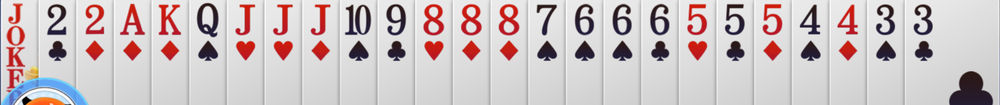
#> input picture screenshots/hand_005.png, 1000 x 105 px, shrunk from 2051 x 215 before the run; its folder holds only this picture in this run
$ python prepare_dataset.py
#> lines starting #> are read from the running program, lines starting #| are printed output that depends on the picture; after the words box and inside, x2 and y2 are one past the last pixel; in counts of white or black regions, pixels touching at a corner belong together
#!/usr/bin/env python3
"""
半自动数据集准备脚本
1. 读取 screenshots/ 下的手牌截图
2. 自动分割并裁剪单张牌到 dataset/crops_raw/
3. 保存元数据到 dataset/crops_meta.json

下一步：用户手动把 crops_raw/ 下的图按类别拖进 dataset/by_class/ 对应文件夹
"""

import os
import json
import cv2
import numpy as np
from glob import glob


def split_cards(hand_img: np.ndarray, y_limit: float = 0.50) -> list:
    """从手牌图中分割出每张牌的区域（简化版，不依赖 ddz.py）"""
    if hand_img.size == 0:
        return []

    h_total, w_total = hand_img.shape[:2]

    # 双通道文字检测：HSV 抓红色数字 + 灰度自适应阈值抓黑字
    hsv = cv2.cvtColor(hand_img, cv2.COLOR_BGR2HSV)
    red1 = cv2.inRange(hsv, np.array([0, 80, 50]), np.array([10, 255, 255]))
    red2 = cv2.inRange(hsv, np.array([170, 80, 50]), np.array([180, 255, 255]))
    red_mask = cv2.bitwise_or(red1, red2)

    gray = cv2.cvtColor(hand_img, cv2.COLOR_BGR2GRAY)
    black_mask = cv2.adaptiveThreshold(gray, 255, cv2.ADAPTIVE_THRESH_GAUSSIAN_C,
                                       cv2.THRESH_BINARY_INV, 11, 2)

    combined_mask = cv2.bitwise_or(red_mask, black_mask)
    kernel_open = np.ones((2, 2), np.uint8)
    inv_mask = cv2.morphologyEx(combined_mask, cv2.MORPH_OPEN, kernel_open)

    contours, _ = cv2.findContours(inv_mask, cv2.RETR_EXTERNAL, cv2.CHAIN_APPROX_SIMPLE)

    text_boxes = []
    for cnt in contours:
        x, y, w, h = cv2.boundingRect(cnt)
        area = w * h
        if 4 <= w <= 50 and 8 <= h <= 60 and area >= 20 and y < h_total * y_limit:
            cx = x + w // 2
            text_boxes.append((cx, x, y, w, h))

    if not text_boxes:
        return []

    text_boxes.sort(key=lambda b: b[0])
    GAP_THRESHOLD = 22

    groups = [[text_boxes[0]]]
    for box in text_boxes[1:]:
        if box[0] - groups[-1][-1][0] > GAP_THRESHOLD:
            groups.append([box])
        else:
            groups[-1].append(box)

    cards = []
    for group in groups:
        min_text_x = min(b[1] for b in group)
        x1 = max(0, min_text_x - 5)
        x2 = min(w_total, x1 + 78)
        cw = x2 - x1
        if cw > 25:
            cards.append((x1, 0, cw, h_total))

    return cards


def main():
    os.makedirs("dataset/crops_raw", exist_ok=True)
    os.makedirs("screenshots", exist_ok=True)

    screenshots = glob("screenshots/*.png") + glob("screenshots/*.jpg") + glob("screenshots/*.jpeg")
    if not screenshots:
        print("[提示] screenshots/ 目录下未找到截图")
        print("请先运行 ddz.py 保存手牌截图，或手动把截图放到 screenshots/ 目录")
        print("截图命名建议: hand_001.png, hand_002.png ...")
        return

    meta = {}
    total_crops = 0

    for img_path in screenshots:
        img_name = os.path.splitext(os.path.basename(img_path))[0]
        img = cv2.imread(img_path)
#> img is the input picture: shape (105, 1000, 3); mean B, G, R 195.2, 194, 205.1
        if img is None:
            print(f"[跳过] 无法读取: {img_path}")
            continue

        h, w = img.shape[:2]
#> h = 105; w = 1000
        cards = split_cards(img, y_limit=0.5)
#> in split_cards, `hsv = cv2.cvtColor(hand_img, cv2.COLOR_BGR2HSV)`: hsv: shape (105, 1000, 3); mean H, S, V 19.8, 22.6, 207
#> in split_cards, `red1 = cv2.inRange(hsv, np.array([0, 80, 50]), np.array([10, 255, 255]))`:
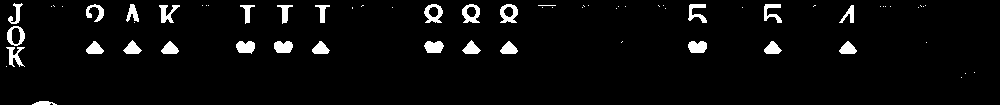
#> red1: shape (105, 1000); 4.3% white; 66 white regions (38 under 20 px), largest, box (x1, y1, x2, y2) and area: (500, 4, 518, 23) 203, (424, 4, 443, 23) 201, (462, 4, 480, 23) 201
#> in split_cards, `red2 = cv2.inRange(hsv, np.array([170, 80, 50]), np.array([180, 255, 2..`: red2: shape (105, 1000); 2.1% white; 38 white regions (12 under 20 px), largest, box (x1, y1, x2, y2) and area: (120, 21, 145, 35) 160, (7, 69, 23, 89) 158, (499, 22, 519, 35) 134
#> in split_cards, `red_mask = cv2.bitwise_or(red1, red2)`: red_mask: shape (105, 1000); 6.4% white; 72 white regions (43 under 20 px), largest, box (x1, y1, x2, y2) and area: (499, 4, 519, 35) 337, (461, 4, 482, 35) 334, (423, 4, 444, 35) 332
#> in split_cards, `gray = cv2.cvtColor(hand_img, cv2.COLOR_BGR2GRAY)`:
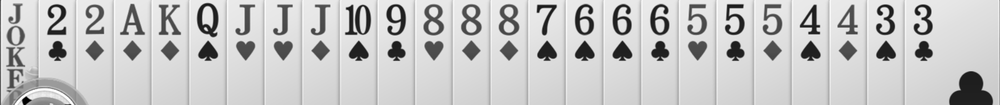
#> gray: shape (105, 1000); min 0, max 255, mean 197.2
#> in split_cards, `black_mask = cv2.adaptiveThreshold(gray, 255, cv2.ADAPTIVE_THRESH_GAUS..`: black_mask: shape (105, 1000); 19% white; 90 white regions (6 under 20 px), largest, box (x1, y1, x2, y2) and area: (9, 78, 88, 105) 646, (949, 71, 993, 105) 398, (197, 3, 218, 37) 359
#> in split_cards, `combined_mask = cv2.bitwise_or(red_mask, black_mask)`:
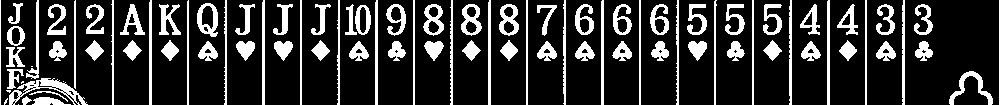
#> combined_mask: shape (105, 1000); 19.5% white; 90 white regions (6 under 20 px), largest, box (x1, y1, x2, y2) and area: (9, 78, 88, 105) 646, (949, 71, 993, 105) 398, (197, 3, 218, 37) 359
#> in split_cards, `inv_mask = cv2.morphologyEx(combined_mask, cv2.MORPH_OPEN, kernel_open)`:
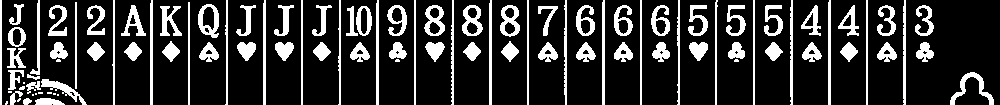
#> inv_mask: shape (105, 1000); 19.2% white; 99 white regions (14 under 20 px)
#> in split_cards, `contours, _ = cv2.findContours(inv_mask, cv2.RETR_EXTERNAL, cv2.CHAIN_..`: contours = 99 contours, 14 with area under 20; largest, box (x1, y1, x2, y2) and area: (198, 4, 219, 38) 522, (462, 5, 483, 36) 458, (424, 5, 445, 36) 454, (500, 5, 520, 37) 453, (356, 6, 372, 36) 351
#> the loop in split_cards, `for cnt in contours:` made 99 passes
#> (x, y, w, h, area, cx) on passes 23 to 34: (7, 48, 19, 20, 380, 16), (916, 42, 18, 20, 360, 925), (877, 42, 20, 20, 400, 887), (840, 42, 18, 20, 360, 849), (802, 42, 20, 20, 400, 812), (765, 42, 18, 19, 342, 774), (728, 42, 17, 17, 289, 736), (689, 42, 19, 19, 361, 698), (652, 42, 18, 20, 360, 661), (614, 42, 19, 20, 380, 623), (576, 42, 20, 20, 400, 586), (538, 42, 20, 20, 400, 548)
#> (x, y, w, h, area) on passes 2, 3, 11, 13, 15, 16: (35, 98, 30, 7, 210), (23, 98, 9, 7, 63), (10, 91, 13, 14, 182), (19, 86, 6, 4, 24), (26, 81, 15, 13, 195), (41, 79, 46, 26, 1196)
#> after the loop in split_cards, `for cnt in contours:`: text_boxes = 52 items, first 6: (16, 7, 48, 19, 20), (925, 916, 42, 18, 20), (887, 877, 42, 20, 20), (849, 840, 42, 18, 20), (812, 802, 42, 20, 20), (774, 765, 42, 18, 19)
#> in split_cards, `groups = [[text_boxes[0]]]`: groups = [[(16, 7, 48, 19, 20)]]
#> the loop in split_cards, `for box in text_boxes[1:]:` made 51 passes
#> box on passes 1 to 12: (16, 9, 4, 15, 21), (17, 8, 27, 18, 20), (57, 48, 5, 19, 31), (59, 50, 42, 18, 17), (96, 87, 42, 18, 19), (96, 87, 5, 18, 30), (133, 124, 42, 18, 19), (133, 121, 5, 25, 31), (171, 162, 41, 18, 21), (171, 160, 6, 22, 30), (208, 198, 4, 21, 34), (209, 199, 42, 20, 20)
#> after the loop in split_cards, `for box in text_boxes[1:]:`: groups = 25 items
#> the loop in split_cards, `for group in groups:` made 25 passes
#> (group, min_text_x, x1, x2) on passes 2, 3, 4, 5, 6, 7, 8, 9, 11, 12: ([(57, 48, 5, 19, 31), (59, 50, 42, 18, 17)], 48, 43, 121), ([(96, 87, 42, 18, 19), (96, 87, 5, 18, 30)], 87, 82, 160), ([(133, 124, 42, 18, 19), (133, 121, 5, 25, 31)], 121, 116, 194), ([(171, 162, 41, 18, 21), (171, 160, 6, 22, 30)], 160, 155, 233), ([(208, 198, 4, 21, 34), (209, 199, 42, 20, 20)], 198, 193, 271), ([(246, 237, 42, 19, 19), (246, 236, 5, 20, 31)], 236, 231, 309), ([(284, 275, 42, 19, 19), (284, 274, 5, 20, 31)], 274, 269, 347), ([(322, 313, 42, 18, 19), (322, 312, 5, 20, 31)], 312, 307, 385), ([(397, 387, 5, 20, 31), (398, 389, 42, 18, 17)], 387, 382, 460), ([(434, 424, 5, 21, 31), (435, 425, 42, 20, 20)], 424, 419, 497)
#> (min_text_x, x1, x2) on passes 1, 10: (7, 2, 80), (346, 341, 419)
#> after the loop in split_cards, `for group in groups:`: cards = 25 items, first 6: (2, 0, 78, 105), (43, 0, 78, 105), (82, 0, 78, 105), (116, 0, 78, 105), (155, 0, 78, 105), (193, 0, 78, 105)

        print(f"[{img_name}] 原图 {w}x{h}，分割出 {len(cards)} 张牌")
#| [hand_005] 原图 1000x105，分割出 25 张牌

        for i, (x, y, cw, ch) in enumerate(cards):
            crop = img[y:y+ch, x:x+cw]
            crop_name = f"{img_name}_{i:02d}.png"
            crop_path = os.path.join("dataset/crops_raw", crop_name)
            cv2.imwrite(crop_path, crop)

            meta[crop_name] = {
                "source": img_path,
                "x": int(x), "y": int(y),
                "w": int(cw), "h": int(ch),
                "img_w": int(w), "img_h": int(h)
            }
            total_crops += 1
#> this loop made 25 passes
#> (x, crop_name) on passes 1 to 12: (2, 'hand_005_00.png'), (43, 'hand_005_01.png'), (82, 'hand_005_02.png'), (116, 'hand_005_03.png'), (155, 'hand_005_04.png'), (193, 'hand_005_05.png'), (231, 'hand_005_06.png'), (269, 'hand_005_07.png'), (307, 'hand_005_08.png'), (341, 'hand_005_09.png'), (382, 'hand_005_10.png'), (419, 'hand_005_11.png')
#> pass 1, in main, `crop = img[y:y+ch, x:x+cw]`:
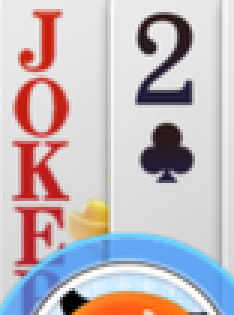
#> crop: shape (105, 78, 3) (shown 3 times larger); mean B, G, R 190.5, 185.9, 195.4
#> pass 2, in main, `crop = img[y:y+ch, x:x+cw]`:
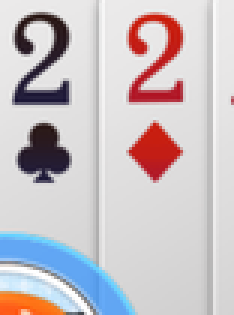
#> crop: shape (105, 78, 3) (shown 3 times larger); mean B, G, R 197.9, 194.1, 201.5
#> pass 3, in main, `crop = img[y:y+ch, x:x+cw]`:
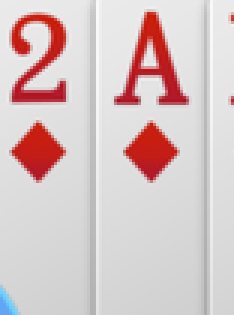
#> crop: shape (105, 78, 3) (shown 3 times larger); mean B, G, R 198, 197.9, 216.3
#> after the loop, meta = 25 items; total_crops = 25

    with open("dataset/crops_meta.json", "w", encoding="utf-8") as f:
        json.dump(meta, f, ensure_ascii=False, indent=2)

    print(f"\n✅ 完成！共裁剪 {total_crops} 张牌到 dataset/crops_raw/")
#| ✅ 完成！共裁剪 25 张牌到 dataset/crops_raw/
    print("\n下一步操作：")
    print("1. 打开 dataset/crops_raw/ 文件夹")
    print("2. 逐张查看裁剪图，把它们拖进 dataset/by_class/ 下的对应类别文件夹")
    print("   可用类别: 3, 4, 5, 6, 7, 8, 9, 10, J, Q, K, A, 2, SJ(小王), BJ(大王)")
    print("3. 分完后运行: python generate_yolo_labels.py")


if __name__ == "__main__":
    main()

$ run again, on screenshots/hand_010.png
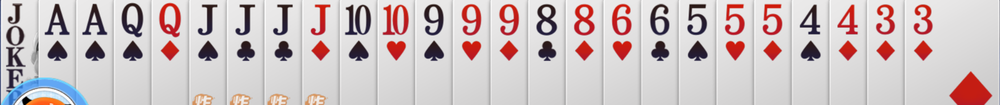
#> input picture screenshots/hand_010.png, 1000 x 105 px, shrunk from 2051 x 215 before the run
#> in main, img is the input picture: shape (105, 1000, 3); mean B, G, R 194.7, 193.6, 205.4
#> hsv: shape (105, 1000, 3); mean H, S, V 19.6, 23.6, 207.4
#> in split_cards, `red1 = cv2.inRange(hsv, np.array([0, 80, 50]), np.array([10, 255, 255]))`:
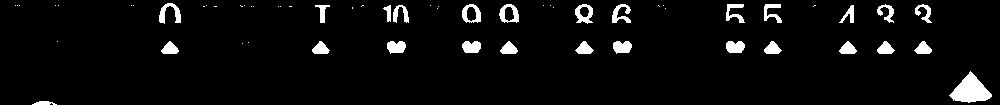
#> red1: shape (105, 1000); 4.7% white; 59 white regions (32 under 20 px), largest, box (x1, y1, x2, y2) and area: (949, 71, 992, 103) 756, (159, 3, 181, 24) 213, (575, 4, 593, 24) 203
#> red2: shape (105, 1000); 2% white; 35 white regions (10 under 20 px), largest, box (x1, y1, x2, y2) and area: (383, 21, 408, 35) 175, (160, 23, 180, 37) 171, (574, 23, 595, 35) 132
#> red_mask: shape (105, 1000); 6.8% white; 62 white regions (36 under 20 px), largest, box (x1, y1, x2, y2) and area: (949, 71, 992, 105) 865, (383, 5, 409, 35) 398, (159, 3, 181, 37) 384
#> black_mask: shape (105, 1000); 19.6% white; 98 white regions (9 under 20 px), largest, box (x1, y1, x2, y2) and area: (8, 78, 88, 105) 637, (122, 3, 143, 37) 363, (949, 71, 992, 105) 356
#> combined_mask: shape (105, 1000); 20.5% white; 97 white regions (9 under 20 px), largest, box (x1, y1, x2, y2) and area: (949, 71, 992, 105) 865, (8, 78, 88, 105) 637, (382, 4, 409, 35) 404
#> inv_mask: shape (105, 1000); 20.1% white; 115 white regions (22 under 20 px)
#> contours = 115 contours, 25 with area under 20; largest, box (x1, y1, x2, y2) and area: (951, 73, 993, 105) 788, (160, 4, 182, 38) 530, (123, 4, 144, 38) 522, (384, 6, 410, 36) 472, (575, 5, 596, 36) 458
#> the loop in split_cards, `for cnt in contours:` made 115 passes
#> (x, y, w, h, area, cx) on passes 38 to 45: (15, 48, 12, 20, 240, 21), (7, 48, 9, 20, 180, 11), (915, 42, 18, 19, 342, 924), (878, 42, 18, 19, 342, 887), (840, 42, 18, 20, 360, 849), (802, 42, 20, 20, 400, 812), (765, 42, 18, 19, 342, 774), (727, 42, 19, 19, 361, 736)
#> after the loop in split_cards, `for cnt in contours:`: text_boxes = 53 items, first 6: (21, 15, 48, 12, 20), (11, 7, 48, 9, 20), (924, 915, 42, 18, 19), (887, 878, 42, 18, 19), (849, 840, 42, 18, 20), (812, 802, 42, 20, 20)
#> in split_cards, `groups = [[text_boxes[0]]]`: groups = [[(11, 7, 48, 9, 20)]]
#> the loop in split_cards, `for box in text_boxes[1:]:` made 52 passes
#> box on passes 1 to 8: (16, 7, 27, 18, 20), (16, 9, 4, 14, 21), (21, 15, 48, 12, 20), (58, 49, 42, 19, 20), (58, 46, 5, 25, 31), (95, 83, 5, 25, 31), (96, 86, 42, 20, 20), (133, 123, 4, 21, 34)
#> after the loop in split_cards, `for box in text_boxes[1:]:`: groups = 25 items
#> the loop in split_cards, `for group in groups:` made 25 passes
#> (group, min_text_x, x1, x2) on passes 2 to 8: ([(58, 49, 42, 19, 20), (58, 46, 5, 25, 31)], 46, 41, 119), ([(95, 83, 5, 25, 31), (96, 86, 42, 20, 20)], 83, 78, 156), ([(133, 123, 4, 21, 34), (134, 124, 42, 20, 20)], 123, 118, 196), ([(171, 162, 41, 18, 21), (171, 160, 4, 22, 34)], 160, 155, 233), ([(209, 199, 42, 20, 20), (209, 199, 5, 20, 31)], 199, 194, 272), ([(246, 236, 5, 20, 31), (247, 238, 42, 18, 20)], 236, 231, 309), ([(284, 274, 5, 20, 31), (285, 276, 42, 18, 17)], 274, 269, 347)
#> after the loop in split_cards, `for group in groups:`: cards = 25 items, first 6: (2, 0, 78, 105), (41, 0, 78, 105), (78, 0, 78, 105), (118, 0, 78, 105), (155, 0, 78, 105), (194, 0, 78, 105)
#| [hand_010] 原图 1000x105，分割出 25 张牌
#> the loop in main, `for i, (x, y, cw, ch) in enumerate(cards):` made 25 passes
#> (x, crop_name) on passes 1 to 8: (2, 'hand_010_00.png'), (41, 'hand_010_01.png'), (78, 'hand_010_02.png'), (118, 'hand_010_03.png'), (155, 'hand_010_04.png'), (194, 'hand_010_05.png'), (231, 'hand_010_06.png'), (269, 'hand_010_07.png')
#> pass 3, in main, `crop = img[y:y+ch, x:x+cw]`:
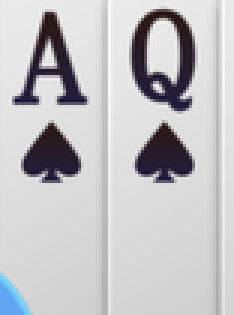
#> crop: shape (105, 78, 3) (shown 3 times larger); mean B, G, R 195.9, 193, 194.4
#> after the loop in main, `for i, (x, y, cw, ch) in enumerate(cards):`: meta = 25 items; total_crops = 25
#| ✅ 完成！共裁剪 25 张牌到 dataset/crops_raw/

$ run again, on screenshots/hand_013.png
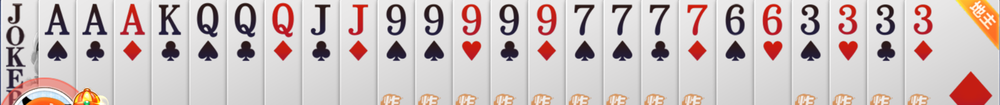
#> input picture screenshots/hand_013.png, 1000 x 105 px, shrunk from 2051 x 215 before the run
#> in main, img is the input picture: shape (105, 1000, 3); mean B, G, R 191.9, 192.8, 205.2
#> hsv: shape (105, 1000, 3); mean H, S, V 20, 24.3, 206
#> in split_cards, `red1 = cv2.inRange(hsv, np.array([0, 80, 50]), np.array([10, 255, 255]))`:
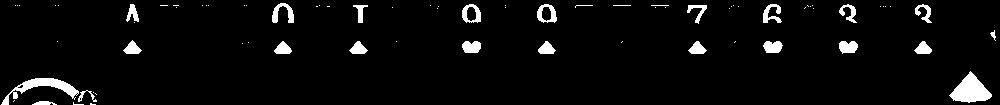
#> red1: shape (105, 1000); 4.4% white; 75 white regions (52 under 20 px), largest, box (x1, y1, x2, y2) and area: (949, 71, 992, 103) 756, (1, 78, 79, 105) 636, (272, 3, 294, 23) 213
#> red2: shape (105, 1000); 1.6% white; 36 white regions (16 under 20 px), largest, box (x1, y1, x2, y2) and area: (273, 22, 293, 37) 175, (120, 21, 145, 35) 160, (763, 22, 782, 35) 119
#> red_mask: shape (105, 1000); 6% white; 79 white regions (56 under 20 px), largest, box (x1, y1, x2, y2) and area: (949, 71, 992, 105) 865, (1, 78, 79, 105) 722, (272, 3, 294, 37) 388
#> black_mask: shape (105, 1000); 20.9% white; 113 white regions (18 under 20 px), largest, box (x1, y1, x2, y2) and area: (6, 0, 100, 105) 1258, (958, 0, 998, 47) 593, (235, 3, 256, 37) 360
#> combined_mask: shape (105, 1000); 22.1% white; 110 white regions (16 under 20 px), largest, box (x1, y1, x2, y2) and area: (0, 0, 100, 105) 1756, (949, 71, 992, 105) 865, (958, 0, 998, 47) 593
#> inv_mask: shape (105, 1000); 21.4% white; 142 white regions (40 under 20 px)
#> contours = 142 contours, 46 with area under 20; largest, box (x1, y1, x2, y2) and area: (951, 73, 993, 105) 788, (3, 70, 80, 105) 768, (273, 4, 295, 38) 531, (198, 4, 219, 38) 522, (236, 4, 257, 38) 520
#> the loop in split_cards, `for cnt in contours:` made 142 passes
#> (x, y, w, h, area, cx) on passes 63 to 70: (15, 48, 12, 20, 240, 21), (7, 48, 9, 20, 180, 11), (915, 42, 18, 19, 342, 924), (878, 42, 18, 20, 360, 887), (840, 42, 19, 19, 361, 849), (802, 42, 20, 20, 400, 812), (764, 42, 19, 20, 380, 773), (727, 42, 19, 20, 380, 736)
#> after the loop in split_cards, `for cnt in contours:`: text_boxes = 53 items, first 6: (21, 15, 48, 12, 20), (11, 7, 48, 9, 20), (924, 915, 42, 18, 19), (887, 878, 42, 18, 20), (849, 840, 42, 19, 19), (812, 802, 42, 20, 20)
#> in split_cards, `groups = [[text_boxes[0]]]`: groups = [[(11, 7, 48, 9, 20)]]
#> the loop in split_cards, `for box in text_boxes[1:]:` made 52 passes
#> box on passes 1 to 8: (16, 7, 27, 18, 20), (16, 9, 4, 14, 21), (21, 15, 48, 12, 20), (58, 49, 42, 19, 20), (58, 46, 5, 25, 31), (95, 83, 5, 25, 31), (96, 87, 42, 18, 17), (133, 124, 42, 18, 19)
#> after the loop in split_cards, `for box in text_boxes[1:]:`: groups = 26 items
#> the loop in split_cards, `for group in groups:` made 26 passes
#> (group, min_text_x, x1, x2, cw) on passes 2 to 7: ([(58, 49, 42, 19, 20), (58, 46, 5, 25, 31)], 46, 41, 119, 78), ([(95, 83, 5, 25, 31), (96, 87, 42, 18, 17)], 83, 78, 156, 78), ([(133, 124, 42, 18, 19), (133, 121, 5, 25, 31)], 121, 116, 194, 78), ([(171, 160, 6, 22, 30), (172, 163, 42, 18, 17)], 160, 155, 233, 78), ([(208, 198, 4, 21, 34), (209, 199, 42, 20, 20)], 198, 193, 271, 78), ([(246, 236, 4, 21, 34), (247, 238, 42, 18, 20)], 236, 231, 309, 78)
#> after the loop in split_cards, `for group in groups:`: cards = 26 items, first 6: (2, 0, 78, 105), (41, 0, 78, 105), (78, 0, 78, 105), (116, 0, 78, 105), (155, 0, 78, 105), (193, 0, 78, 105)
#| [hand_013] 原图 1000x105，分割出 26 张牌
#> the loop in main, `for i, (x, y, cw, ch) in enumerate(cards):` made 26 passes
#> (x, cw, crop_name) on passes 1 to 8: (2, 78, 'hand_013_00.png'), (41, 78, 'hand_013_01.png'), (78, 78, 'hand_013_02.png'), (116, 78, 'hand_013_03.png'), (155, 78, 'hand_013_04.png'), (193, 78, 'hand_013_05.png'), (231, 78, 'hand_013_06.png'), (268, 78, 'hand_013_07.png')
#> pass 3, in main, `crop = img[y:y+ch, x:x+cw]`:
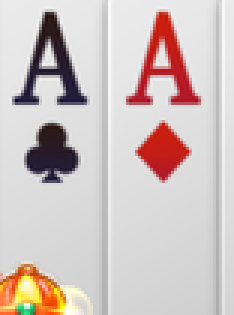
#> crop: shape (105, 78, 3) (shown 3 times larger); mean B, G, R 192.6, 195.2, 208.3
#| ✅ 完成！共裁剪 26 张牌到 dataset/crops_raw/

$ run again, on screenshots/hand_017.png
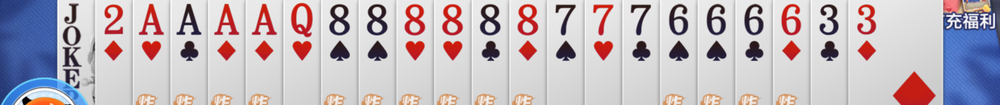
#> input picture screenshots/hand_017.png, 1000 x 105 px, shrunk from 2051 x 215 before the run
#> in main, img is the input picture: shape (105, 1000, 3); mean B, G, R 190.5, 183.4, 192.6
#> hsv: shape (105, 1000, 3); mean H, S, V 28.8, 38.1, 204
#> red1: shape (105, 1000); 4.5% white; 70 white regions (45 under 20 px), largest, box (x1, y1, x2, y2) and area: (893, 71, 936, 103) 758, (291, 3, 313, 24) 210, (518, 4, 537, 24) 207
#> red2: shape (105, 1000); 2.1% white; 38 white regions (14 under 20 px), largest, box (x1, y1, x2, y2) and area: (292, 23, 312, 37) 170, (214, 21, 239, 35) 159, (252, 21, 277, 35) 158
#> red_mask: shape (105, 1000); 6.6% white; 70 white regions (45 under 20 px), largest, box (x1, y1, x2, y2) and area: (893, 71, 936, 105) 864, (291, 3, 313, 37) 380, (518, 4, 538, 35) 335
#> black_mask: shape (105, 1000); 22.4% white; 226 white regions (119 under 20 px), largest, box (x1, y1, x2, y2) and area: (943, 0, 1000, 105) 1909, (0, 0, 57, 105) 1002, (3, 79, 79, 105) 590
#> combined_mask: shape (105, 1000); 23.4% white; 224 white regions (117 under 20 px), largest, box (x1, y1, x2, y2) and area: (943, 0, 1000, 105) 2036, (0, 0, 57, 105) 1002, (893, 71, 936, 105) 864
#> inv_mask: shape (105, 1000); 20.5% white; 232 white regions (131 under 20 px)
#> contours = 232 contours, 139 with area under 20; largest, box (x1, y1, x2, y2) and area: (944, 0, 1000, 105) 802, (894, 73, 936, 105) 787, (292, 4, 314, 38) 529, (443, 5, 464, 36) 458, (519, 5, 539, 36) 455
#> the loop in split_cards, `for cnt in contours:` made 232 passes
#> (x, y, w, h, area, cx) on passes 107, 110, 111, 115, 116, 117, 118, 119: (985, 49, 6, 9, 54, 988), (71, 48, 12, 20, 240, 77), (63, 48, 9, 20, 180, 67), (859, 42, 18, 20, 360, 868), (822, 42, 18, 17, 306, 831), (784, 42, 17, 19, 323, 792), (746, 42, 18, 17, 306, 755), (708, 42, 19, 20, 380, 717)
#> after the loop in split_cards, `for cnt in contours:`: text_boxes = 48 items, first 6: (988, 985, 49, 6, 9), (77, 71, 48, 12, 20), (67, 63, 48, 9, 20), (868, 859, 42, 18, 20), (831, 822, 42, 18, 17), (792, 784, 42, 17, 19)
#> in split_cards, `groups = [[text_boxes[0]]]`: groups = [[(67, 63, 48, 9, 20)]]
#> the loop in split_cards, `for box in text_boxes[1:]:` made 47 passes
#> box on passes 1 to 8: (72, 65, 4, 15, 21), (73, 64, 27, 18, 20), (77, 71, 48, 12, 20), (114, 106, 42, 17, 19), (114, 105, 5, 19, 30), (152, 143, 42, 19, 19), (152, 140, 5, 25, 31), (189, 177, 5, 25, 31)
#> after the loop in split_cards, `for box in text_boxes[1:]:`: groups = 23 items
#> the loop in split_cards, `for group in groups:` made 23 passes
#> (group, min_text_x, x1, x2, cw) on passes 2 to 7: ([(114, 106, 42, 17, 19), (114, 105, 5, 19, 30)], 105, 100, 178, 78), ([(152, 143, 42, 19, 19), (152, 140, 5, 25, 31)], 140, 135, 213, 78), ([(189, 177, 5, 25, 31), (190, 182, 42, 17, 17)], 177, 172, 250, 78), ([(227, 219, 42, 17, 19), (227, 215, 5, 25, 31)], 215, 210, 288, 78), ([(265, 256, 42, 18, 20), (265, 253, 5, 25, 31)], 253, 248, 326, 78), ([(303, 294, 42, 19, 19), (303, 292, 4, 22, 34)], 292, 287, 365, 78)
#> after the loop in split_cards, `for group in groups:`: cards = 23 items, first 6: (58, 0, 78, 105), (100, 0, 78, 105), (135, 0, 78, 105), (172, 0, 78, 105), (210, 0, 78, 105), (248, 0, 78, 105)
#| [hand_017] 原图 1000x105，分割出 23 张牌
#> the loop in main, `for i, (x, y, cw, ch) in enumerate(cards):` made 23 passes
#> (x, cw, crop_name) on passes 1 to 8: (58, 78, 'hand_017_00.png'), (100, 78, 'hand_017_01.png'), (135, 78, 'hand_017_02.png'), (172, 78, 'hand_017_03.png'), (210, 78, 'hand_017_04.png'), (248, 78, 'hand_017_05.png'), (287, 78, 'hand_017_06.png'), (325, 78, 'hand_017_07.png')
#> pass 3, in main, `crop = img[y:y+ch, x:x+cw]`:
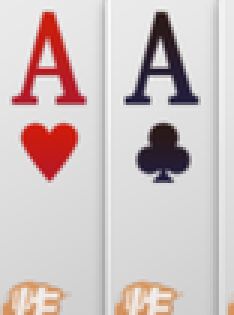
#> crop: shape (105, 78, 3) (shown 3 times larger); mean B, G, R 194.2, 194.6, 207.9
#> after the loop in main, `for i, (x, y, cw, ch) in enumerate(cards):`: meta = 23 items; total_crops = 23
#| ✅ 完成！共裁剪 23 张牌到 dataset/crops_raw/
